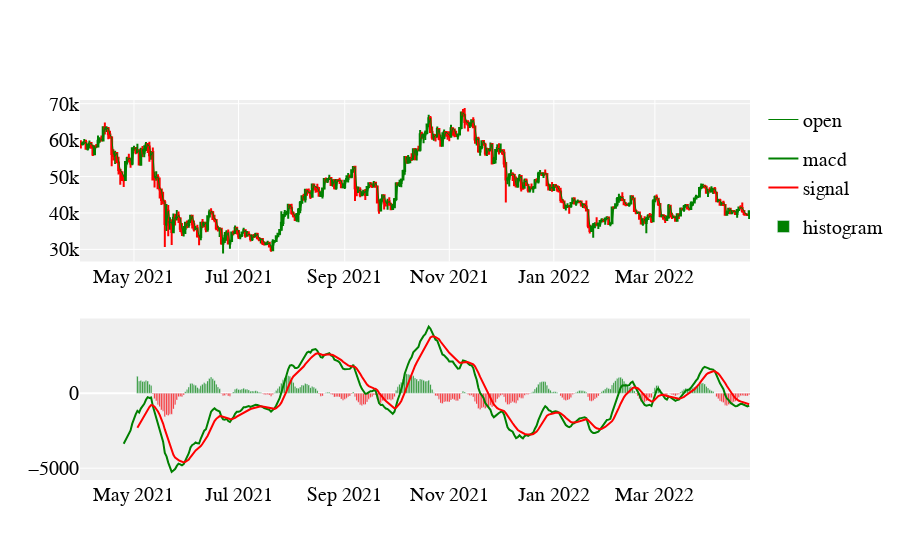

The code cell stored with this chart in its notebook:
### Code cell
df = BTC.copy()
# calculate MACD values
df.ta.macd(close='close', fast=12, slow=26, append=True)
# Force lowercase (optional)
df.columns = [x.lower() for x in df.columns]
# Construct a 2 x 1 Plotly figure
fig = make_subplots(rows=2, cols=1)
# price Line
fig.append_trace(
    go.Scatter(
        x=df.index,
        y=df['open'],
        line=dict(color='green', width=1),
        name='open',
        # showlegend=False,
        legendgroup='1',
    ), row=1, col=1
)
# Candlestick chart for pricing
fig.append_trace(
    go.Candlestick(
        x=df.index,
        open=df['open'],
        high=df['high'],
        low=df['low'],
        close=df['close'],
        increasing_line_color='green',
        decreasing_line_color='red',
        showlegend=False
    ), row=1, col=1
)
# Fast Signal (%k)
fig.append_trace(
    go.Scatter(
        x=df.index,
        y=df['macd_12_26_9'],
        line=dict(color='green', width=2),
        name='macd',
        # showlegend=False,
        legendgroup='2',
    ), row=2, col=1
)
# Slow signal (%d)
fig.append_trace(
    go.Scatter(
        x=df.index,
        y=df['macds_12_26_9'],
        line=dict(color='red', width=2),
        # showlegend=False,
        legendgroup='2',
        name='signal'
    ), row=2, col=1
)
# Colorize the histogram values
colors = np.where(df['macdh_12_26_9'] < 0, 'red', 'green')
# Plot the histogram
fig.append_trace(
    go.Bar(
        x=df.index,
        y=df['macdh_12_26_9'],
        name='histogram',
        marker_color=colors,
    ), row=2, col=1
)
# Layout
layout = go.Layout(
    plot_bgcolor='#efefef',
    # Font Families
    font_family='Monospace',
    font_color='#000000',
    font_size=20,
    xaxis=dict(
        rangeslider=dict(
            visible=False
        )
    )
)
# Update options and show plot
fig.update_layout(layout)
fig.show()

### Figure 1 — Plotly figure (JSON) as saved in the notebook; plotly's stock layout.template omitted (floating-point values rounded to 4 significant figures; data arrays with more than 128 entries replaced by an {"elided": "..."} marker saying what was removed)
{"data": [{"legendgroup": "1", "line": {"color": "green", "width": 1}, "name": "open", "type": "scatter", "x": {"elided": "391 str values"}, "xaxis": "x", "y": {"elided": "391 float values"}, "yaxis": "y"}, {"close": {"elided": "391 float values"}, "decreasing": {"line": {"color": "red"}}, "high": {"elided": "391 float values"}, "increasing": {"line": {"color": "green"}}, "low": {"elided": "391 float values"}, "open": {"elided": "391 float values"}, "showlegend": false, "type": "candlestick", "x": {"elided": "391 str values"}, "xaxis": "x", "yaxis": "y"}, {"legendgroup": "2", "line": {"color": "green", "width": 2}, "name": "macd", "type": "scatter", "x": {"elided": "391 str values"}, "xaxis": "x2", "y": {"elided": "391 float values"}, "yaxis": "y2"}, {"legendgroup": "2", "line": {"color": "red", "width": 2}, "name": "signal", "type": "scatter", "x": {"elided": "391 str values"}, "xaxis": "x2", "y": {"elided": "391 float values"}, "yaxis": "y2"}, {"marker": {"color": {"elided": "391 str values"}}, "name": "histogram", "type": "bar", "x": {"elided": "391 str values"}, "xaxis": "x2", "y": {"elided": "391 float values"}, "yaxis": "y2"}], "layout": {"font": {"color": "#000000", "family": "Monospace", "size": 20}, "plot_bgcolor": "#efefef", "xaxis": {"anchor": "y", "domain": [0, 1], "rangeslider": {"visible": false}}, "xaxis2": {"anchor": "y2", "domain": [0, 1]}, "yaxis": {"anchor": "x", "domain": [0.575, 1]}, "yaxis2": {"anchor": "x2", "domain": [0, 0.425]}}}
